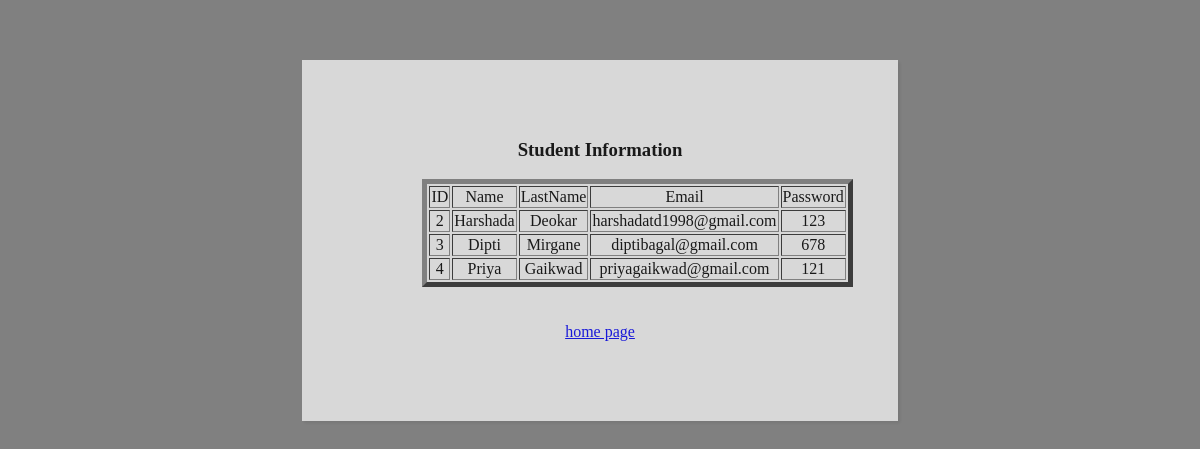
/view, run on the app's committed database.
### tables this page shows
CREATE TABLE Student(id INTEGER PRIMARY KEY AUTOINCREMENT, name TEXT NOT NULL,lname TEXT, email TEXT UNIQUE NOT NULL, password TEXT NOT NULL);

### App.py (the view)
@app.route("/view")
def view():
    con = sqlite3.connect("Record.db")
    con.row_factory = sqlite3.Row
    cur = con.cursor()
    cur.execute("select * from Student")
    rows = cur.fetchall()
    return render_template("view.html", rows=rows)

### templates/view.html (shortened to what this page needs)
<!DOCTYPE html>
<html>
<head>
</head>
<body>
<div>
<h3>Student Information</h3>
<table border=5>
    <thead>
        <td>ID</td>
        <td>Name</td>
        <td>LastName</td>
        <td>Email</td>
        <td>Password</td>
    </thead>
    {% for row in rows %}
        <tr>
            <td>{{row["id"]}}</td>
            <td>{{row["name"]}}</td>
            <td>{{row["lname"]}}</td>
            <td>{{row["email"]}}</td>
            <td>{{row["password"]}}</td>
        </tr>
    {% endfor %}
</table>
<br><br>
<a href="/"> home page</a>
</div>
</body>
</html>

### templates/view.html (style rules this page uses)
body { background: #808080; }
div { width: 30%; margin: 60px auto; background: #efefef; padding: 60px 120px 80px 120px; text-align: center; -webkit-box-shadow: 2px 2px 3px rgba(0,0,0,0.1); box-shadow: 2px 2px 3px rgba(0,0,0,0.1); opacity : 0.8; }

### data on the page
Student: id "2", name "Harshada", lname "Deokar", email "harshadatd1998@gmail.com", password "123"
Student: id "3", name "Dipti", lname "Mirgane", email "diptibagal@gmail.com", password "678"
Student: id "4", name "Priya", lname "Gaikwad", email "priyagaikwad@gmail.com", password "121"
